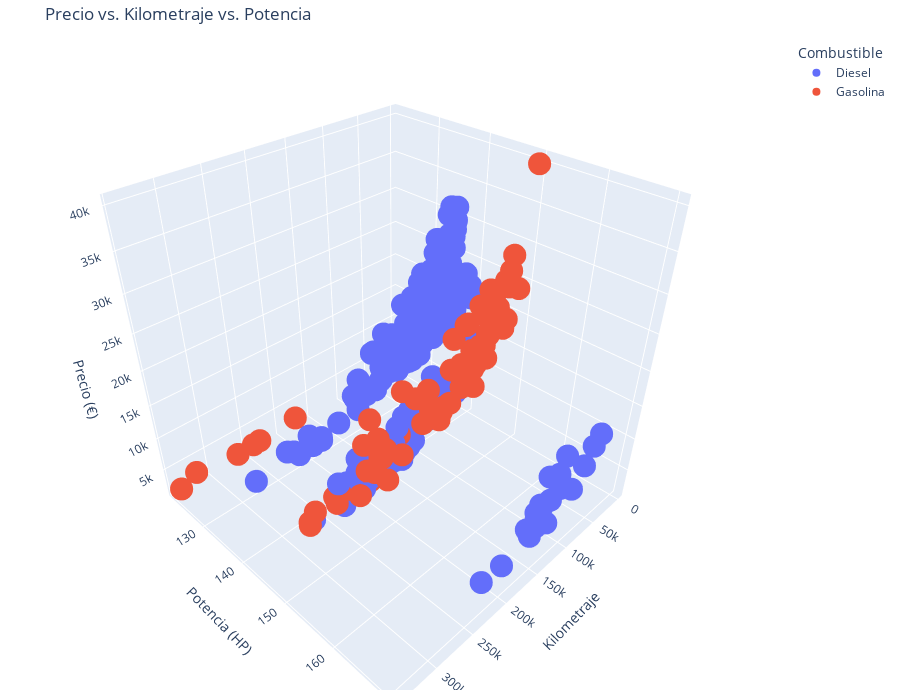

The cell this chart's notebook holds for it:
### Code cell
df = pd.read_csv('cars_Cleaned.csv')

# Mapear los valores de combustible a etiquetas más descriptivas
fuel_map = {0: 'Gasolina', 1: 'Diesel'}
df['Fuel'] = df['Fuel'].map(fuel_map)

# Crear el gráfico de dispersión 3D
fig = px.scatter_3d(df, x='Mileage', y='power', z='price',
                    color='Fuel',
                    labels={'Mileage': 'Kilometraje', 
                            'power': 'Potencia (HP)', 
                            'price': 'Precio (€)',
                            'Fuel': 'Combustible'},
                    title='Precio vs. Kilometraje vs. Potencia')

# Ajustar el diseño
fig.update_layout(scene = dict(
                    xaxis_title='Kilometraje',
                    yaxis_title='Potencia (HP)',
                    zaxis_title='Precio (€)'),
                  width=900, height=700,
                  margin=dict(r=20, b=10, l=10, t=40))

# Mostrar el gráfico
fig.show()

### Figure 1 — Plotly figure (JSON) as saved in the notebook; plotly's stock layout.template omitted (floating-point values rounded to 4 significant figures; data arrays with more than 128 entries replaced by an {"elided": "..."} marker saying what was removed)
{"data": [{"hovertemplate": "Combustible=Diesel<br>Kilometraje=%{x}<br>Potencia (HP)=%{y}<br>Precio (€)=%{z}<extra></extra>", "legendgroup": "Diesel", "marker": {"color": "#636efa", "symbol": "circle"}, "mode": "markers", "name": "Diesel", "scene": "scene", "showlegend": true, "type": "scatter3d", "x": {"elided": "274 int values"}, "y": {"elided": "274 int values"}, "z": {"elided": "274 int values"}}, {"hovertemplate": "Combustible=Gasolina<br>Kilometraje=%{x}<br>Potencia (HP)=%{y}<br>Precio (€)=%{z}<extra></extra>", "legendgroup": "Gasolina", "marker": {"color": "#EF553B", "symbol": "circle"}, "mode": "markers", "name": "Gasolina", "scene": "scene", "showlegend": true, "type": "scatter3d", "x": [104115, 56759, 243000, 229850, 166543, 242000, 240000, 128900, 232500, 140818, 18700, 53350, 270000, 212581, 145500, 178011, 240020, 97000, 278000, 85000, 80000, 15800, 119800, 341400, 172532, 150100, 102343, 154000, 62700, 250000, 199000, 133050, 118004, 180000, 140400, 107000, 319852, 203000, 63658, 177893, 220500, 189692, 78441, 64100, 31720, 33060, 63692, 49074, 71084, 235605, 220000, 159089, 63692, 2500, 37802, 186552, 32600, 161200, 38754, 243700, 88379, 100292, 120000, 28897, 191200, 74456, 161200, 136000, 59600, 68000, 264344, 178500, 212000, 278000, 191000, 172500, 161000, 204000], "y": [150, 150, 143, 150, 143, 122, 143, 150, 122, 143, 143, 150, 143, 143, 143, 122, 150, 150, 143, 150, 150, 150, 150, 122, 150, 150, 150, 150, 150, 150, 143, 150, 150, 143, 150, 150, 122, 143, 150, 143, 143, 143, 150, 150, 150, 150, 150, 150, 150, 143, 143, 143, 150, 150, 150, 143, 150, 150, 150, 150, 150, 150, 150, 150, 150, 150, 143, 150, 150, 150, 122, 143, 150, 143, 143, 143, 143, 143], "z": [18750, 25990, 4300, 10996, 6500, 2222, 3000, 13990, 2299, 13990, 7500, 21695, 3990, 2980, 7490, 2700, 11990, 23990, 2399, 17000, 17500, 24900, 13990, 1777, 17900, 14999, 15300, 17990, 20650, 8990, 6990, 13490, 22990, 6990, 12980, 17900, 2999, 5990, 20900, 8990, 3490, 12790, 25490, 26930, 27990, 21450, 17420, 23890, 23890, 4499, 3800, 6500, 17420, 39980, 20390, 7499, 25879, 13590, 26995, 15980, 19890, 23930, 18850, 29890, 10890, 19790, 6800, 12500, 22890, 19500, 2100, 7500, 8500, 2900, 3000, 5500, 5900, 5590]}], "layout": {"height": 700, "legend": {"title": {"text": "Combustible"}, "tracegroupgap": 0}, "margin": {"b": 10, "l": 10, "r": 20, "t": 40}, "scene": {"domain": {"x": [0, 1], "y": [0, 1]}, "xaxis": {"title": {"text": "Kilometraje"}}, "yaxis": {"title": {"text": "Potencia (HP)"}}, "zaxis": {"title": {"text": "Precio (€)"}}}, "title": {"text": "Precio vs. Kilometraje vs. Potencia"}, "width": 900}}
